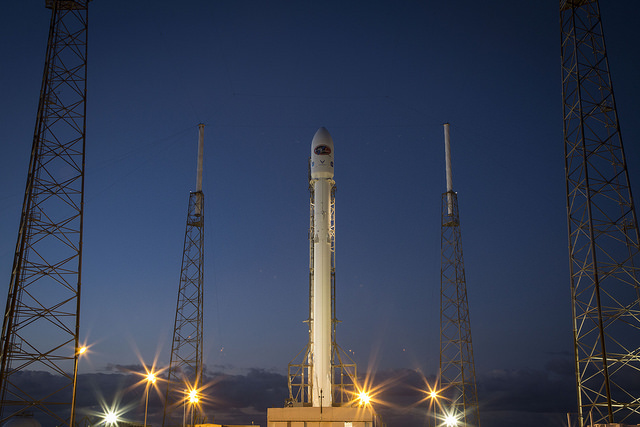
#> input picture skimage.data.rocket(), 640 x 427 px; the run also reads 3 pictures not shown here
$ python main.py
#> lines starting #> are read from the running program, lines starting #| are printed output that depends on the picture; after the words box and inside, x2 and y2 are one past the last pixel; in counts of white or black regions, pixels touching at a corner belong together
### image_utils.py
from skimage import data, color, exposure, morphology
from skimage.filters import (
    try_all_threshold,
    threshold_local,
    threshold_otsu,
    gaussian,
    sobel,
)
from skimage.transform import rotate, rescale, resize
# import matplotlib.pyplot as plt
from  matplotlib import pyplot as plt, patches
import numpy as np


def show_image(image, title="Image", cmap_type="gray"):
    plt.imshow(image, cmap=cmap_type)
    plt.title(title)
    plt.axis("off")
    plt.show()


def show_rgb_image(image, title="Image"):
    plt.imshow(image)
    plt.title(title)
    plt.axis("off")
    plt.show()


def import_image(image_file):
    return plt.imread(image_file)


def flip_ops(image, direction=None):
    selection = {"up": np.flipud, "horizontal": np.fliplr}
    chosen = selection[direction]
    return chosen(image)


def image_size(image):
    return image.size


def image_shape(image):
    return image.shape


def tune_rgb(image, rgb):
    return image[:, :, rgb]


# [6 lines left out: function get_rgb_channels, not called in this run]


def show_histogram(image, title="Title", bins=256):
    plt.hist(image.ravel(), bins)
    plt.title(title)
    plt.show()


def plot_comparison(original_image, filtered_image, title_filtered):

    fig, (ax1, ax2) = plt.subplots(ncols=2, figsize=(8, 6), sharex=True, sharey=True)

    ax1.imshow(original_image, cmap=plt.cm.gray)
    ax1.set_title("original")
    ax1.axis("off")
    ax2.imshow(filtered_image, cmap=plt.cm.gray)
    ax2.set_title(title_filtered)
    ax2.axis("off")
    plt.show()


def show_image_contours(original_image, contours):

    plt.imshow(original_image, cmap="gray")

    for contour in contours:
        plt.plot(contour[:, 1], contour[:, 0])

    plt.axis("off")
    plt.show()


def rotate_image(image, degree: int):
    return rotate(image, degree)


def rescale_image(image, scale, channel_axis=-1):
    return rescale(image, scale, channel_axis=channel_axis)


def resize_image(image, size: tuple[int, int], x_smaller=None, antialias=False):
    """Resize the image proportionally"""
    height, width = size
    if x_smaller is None:
        resized_image = resize(image, (height, width), anti_aliasing=antialias)
    else:
        height = int(image.shape[0] / x_smaller)
        width = int(image.shape[1] / x_smaller)
        resized_image = resize(image, (height, width), anti_aliasing=antialias)

    return resized_image


# [9 lines left out: function get_contour, not called in this run]


def show_image_with_corners(image, coords, title="Corners detected"):

    plt.imshow(image, interpolation="nearest", cmap="gray")
    plt.title(title)
    plt.plot(coords[:, 1], coords[:, 0], "+r", markersize=15)
    plt.axis("off")
    plt.show()

# [42 lines left out: functions show_detected_face, getFace, mergeBlurryFace, not called in this run]

### main.py
import numpy as np
from skimage import data, color, exposure, morphology, measure
from skimage.filters import (
    try_all_threshold,
    threshold_local,
    threshold_otsu,
    gaussian,
    sobel,
)
from skimage.restoration import inpaint, denoise_tv_chambolle, denoise_bilateral
from skimage.transform import rotate, rescale
from skimage.util import random_noise
from skimage.segmentation import slic
from skimage import io
from skimage.feature import (
    canny,
    corner_harris,
    corner_peaks,
    Cascade
)
import matplotlib.pyplot as plt
import image_utils as img


def main():

    # -------------------------
    # RGB to grayscale
    # -------------------------

    rocket = data.rocket()
#> rocket is the input picture: shape (427, 640, 3); mean R, G, B 52.3, 61.3, 82.3

    grayscale = color.rgb2gray(rocket)

    img.show_image(rocket, "Original RGB image")
    img.show_image(grayscale, "Grayscale")

    # -------------------------
    # Import and flip image
    # -------------------------

    lil_girl = img.import_image(
        r"images\little_girl.jpg"
    )

    print(type(lil_girl))
#| <class 'numpy.ndarray'>
    print(lil_girl.shape)
#| (341, 510, 3)
    print(lil_girl.size)
#| 521730

    img.show_image(lil_girl, "Original")

    horizontally_flipped = img.flip_ops(
        lil_girl,
        "horizontal"
    )

    img.show_image(
        horizontally_flipped,
        "Horizontal Image"
    )

    # -------------------------
    # RGB channels
    # -------------------------

    red_image = lil_girl.copy()

    red_image[:, :, 1] = 0
    red_image[:, :, 2] = 0

    img.show_rgb_image(
        red_image,
        "Red Channel"
    )

    img.show_histogram(
        lil_girl,
        "Original Image"
    )

    lady_red = img.import_image(
        r"images\lady_red.jpg"
    )
#> call 2 of import_image, with image_file = 'images\\lady_red.jpg'
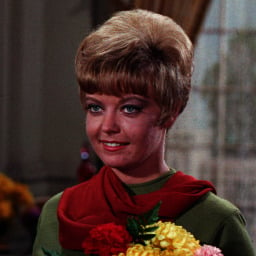
#> input picture images/lady_red.jpg, 256 x 256 px, found by its file name
#> in import_image, returned value is the input picture: shape (256, 256, 3); mean R, G, B 75.8, 52.6, 46.4

    get_red_channel = img.tune_rgb(
        lady_red,
        2
    )

    img.show_histogram(
        get_red_channel,
        "Red Channel"
    )

    # -------------------------
    # Thresholding
    # -------------------------

    lady_image_gray = color.rgb2gray(
        lady_red
    )

    thresh = threshold_otsu(
        lady_image_gray
    )
#> thresh = 0.285

    two_tone_image = (
        lady_image_gray > thresh
    )
#> two_tone_image: shape (256, 256) bool; 29% white; 59 white regions (45 under 20 px), largest, box (x1, y1, x2, y2) and area: (81, 0, 256, 256) 15464, (126, 221, 223, 256) 1814, (86, 104, 114, 132) 440

    img.show_image(
        two_tone_image,
        "Two Tone Image"
    )

    block_size = 35

    local_threshold = threshold_local(
        lady_image_gray,
        block_size,
        offset=0.09
    )

    binary_local = (
        lady_image_gray > local_threshold
    )
#> binary_local: shape (256, 256) bool; 94.9% white; 163 black regions (133 under 20 px), largest, box (x1, y1, x2, y2) and area: (146, 215, 227, 256) 443, (186, 0, 211, 63) 333, (138, 4, 187, 31) 252

    img.show_image(
        binary_local,
        "Local Thresholding"
    )

    # # -------------------------
    # # Gaussian filter
    # # -------------------------

    img3 = img.import_image(r"images\me.jpg")
#> call 3 of import_image, with image_file = 'images\\me.jpg'
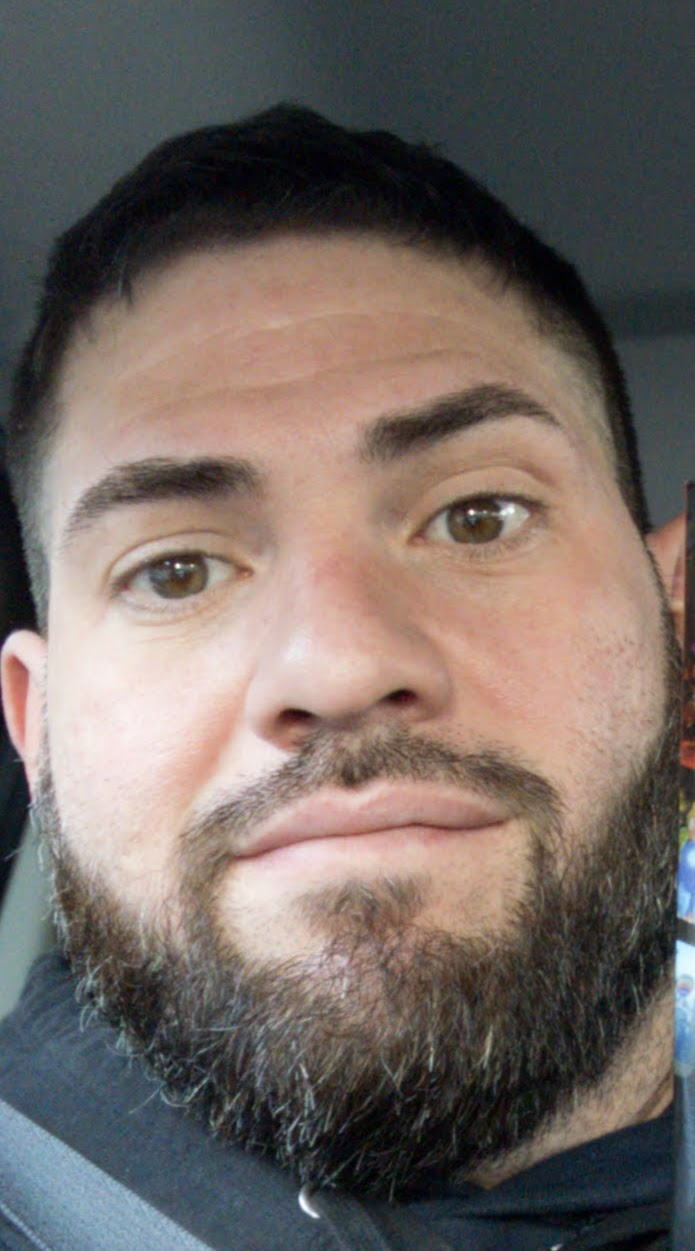
#> input picture images/me.jpg, 695 x 1251 px, found by its file name
#> in import_image, returned value is the input picture: shape (1251, 695, 3); mean R, G, B 115, 104.8, 99.7

    gaussian_image = gaussian(
        img3,
        channel_axis=-1
    )

    img.plot_comparison(
        img3,
        gaussian_image,
        "Blurred with love"
    )

    # -------------------------
    # Histogram equalization
    # -------------------------

    img3_gray = color.rgb2gray(img3)

    image_eq = exposure.equalize_hist(
        img3_gray
    )

    image_eq_adapt = exposure.equalize_adapthist(
        img3_gray,
        clip_limit=0.03
    )

    img.show_image(
        img3_gray,
        "Original"
    )

    img.show_image(
        image_eq,
        "Histogram Equalized"
    )

    img.show_image(
        image_eq_adapt,
        "Adaptive Histogram Equalized"
    )

    # -------------------------
    # Rotation
    # -------------------------

    rotated_image = rotate(
        img3,
        90
    )

    img.show_rgb_image(
        rotated_image,
        "Rotated 90 Degrees"
    )

    # -------------------------
    # Rescaling
    # -------------------------

    scaled_one_quarter = rescale(
        img3,
        1 / 4,
        channel_axis=-1
    )

    scaled_one_thirtieth = rescale(
        img3,
        1 / 30,
        channel_axis=-1
    )

    img.show_rgb_image(
        scaled_one_thirtieth,
        "Scaled Down"
    )

    img.plot_comparison(
        scaled_one_quarter,
        scaled_one_thirtieth,
        "Image Scale Comparison"
    )

    # -------------------------
    # Custom resize function
    # -------------------------

    resized_a = img.resize_image(
        img3,
        (1150, 900)
    )

    resized_b = img.resize_image(
        img3,
        (800, 600),
        50
    )

    img.plot_comparison(
        resized_a,
        resized_b,
        "Resized Image Comparison"
    )

    # -------------------------
    # Adaptive equalization
    # -------------------------

    original_image = data.coffee()
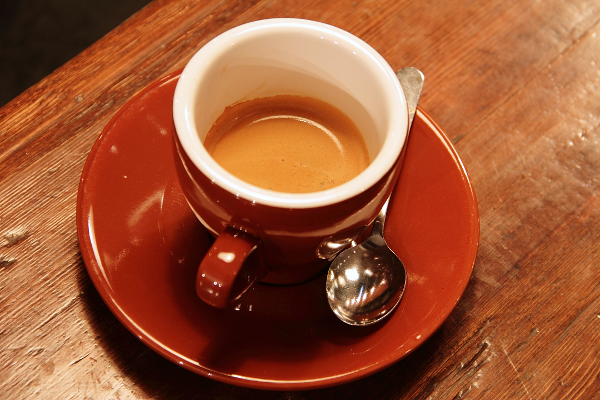
#> input picture skimage.data.coffee(), 600 x 400 px
#> original_image is the input picture: shape (400, 600, 3); mean R, G, B 158.6, 85.8, 51.5

    adapthist_eq_image = exposure.equalize_adapthist(
        original_image,
        clip_limit=0.03
    )

    img.plot_comparison(
        original_image,
        adapthist_eq_image,
        "#ImageProcessingDatacamp"
    )

    # -------------------------
    # Morphology - Erosion
    # -------------------------

    image_horse = data.horse()
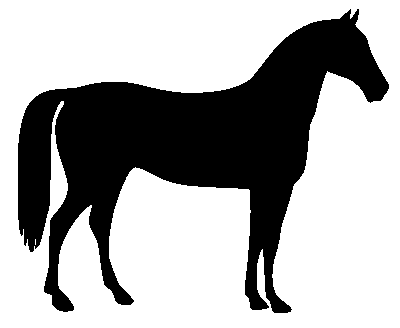
#> input picture skimage.data.horse(), 400 x 328 px
#> image_horse is the input picture: shape (328, 400) bool; 66.9% white; 1 black region, box (x1, y1, x2, y2) and area: (18, 9, 389, 313) 43412

    # Horse is False, background is True.
    # Invert so horse becomes foreground.
    image_horse = np.logical_not(
        image_horse
    )

    footprint = morphology.footprint_rectangle(
        (12, 6)
    )

    eroded_image = morphology.erosion(
        image_horse,
        footprint=footprint
    )
#> eroded_image: shape (328, 400) bool; 26% white; 5 white regions (2 under 20 px), largest, box (x1, y1, x2, y2) and area: (20, 19, 384, 305) 34061, (116, 290, 125, 299) 26, (273, 300, 281, 307) 21

    img.plot_comparison(
        image_horse,
        eroded_image,
        "Erosion"
    )

    # ----------------------
    # Morphology Dilatation
    # ----------------------

    dilated_image = morphology.dilation(
        image_horse
    )
#> dilated_image: shape (328, 400) bool; 34.7% white; 1 white region, box (x1, y1, x2, y2) and area: (17, 8, 390, 314) 45466

    img.plot_comparison(
        image_horse,
        dilated_image,
        "Dialated Horse"
    )

    # -----------------------------
    # Image Restruction inpainting
    # -----------------------------

    defect_image = plt.imread(r"images\damaged_astronaut.png")
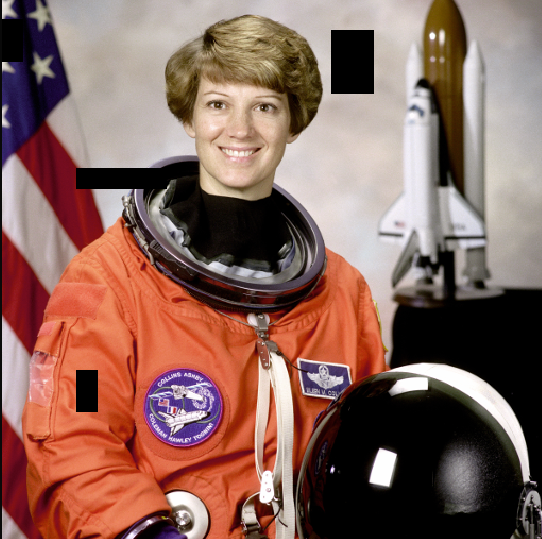
#> input picture images/damaged_astronaut.png, 542 x 539 px, found by its file name
#> defect_image is the input picture: shape (539, 542, 3) float32; mean R, G, B 0.541, 0.403, 0.366

    mask = np.zeros(defect_image.shape[:-1])

    mask[110:250, 160:220] = 1

    restored_image = inpaint.inpaint_biharmonic(
        defect_image,
        mask,
        channel_axis = -1
    )
    img.show_image(restored_image, "This image is repaired")

    # ----------------------------
    # Image Noise
    # ----------------------------

    # Add noise to image
    noise_image = random_noise(img3)
    img.show_image(noise_image, "Image with noise")

    # TV_Chambolle
    denoised_image  = denoise_tv_chambolle(
        noise_image,
        weight=0.1,
        channel_axis=-1
    )

    img.show_image(denoised_image, "Image Denoised")

    # Apply Bilatera filter denoising

    denoised_bilateral = denoise_bilateral(noise_image, channel_axis=-1)
    img.show_image(denoised_bilateral, "Denoised Bilateral")

    # ----------------
    # Segmentation
    # ----------------

    """
        Unsupervised segmentation: attempt to subdivide automatically with no prior knowledge
        Simple Linear Interative Clustering (SLIC)
    """

    # Create the lables or segments
    segments = slic(img3)
#> segments: shape (1251, 695) int64; 72 distinct labels, from 1 to 72
    # Put lables ontop of the original image to compare
    segmented_image = color.label2rgb(segments, img3, kind='avg')

    img.show_image(img3, "Original Image")
    img.show_image(segmented_image, "Segmented Image")

    """ Achive more segmentes using n_segments """
    segmented_n_segments = slic(img3, n_segments=400)
#> segmented_n_segments: shape (1251, 695) int64; 379 distinct labels, from 1 to 379
    segmented_image = color.label2rgb(segmented_n_segments, img3, kind='avg')

    # img.show_image(segmented_n_segments, "Image with specified segments")

    # ------------------------------
    # Contures using scikit-image
    # ------------------------------

    image_2_gray = color.rgb2gray(img3)

    # img.show_image(image_2_gray, "Gray Image")

    # Make the image black and white
    thresh = threshold_otsu(image_2_gray)
#> thresh = 0.434

    # Apply thresholding
    threasholding = image_2_gray > thresh
#> threasholding: shape (1251, 695) bool; 45.6% white; 277 white regions (225 under 20 px), largest, box (x1, y1, x2, y2) and area: (0, 242, 667, 1042) 363420, (0, 1099, 216, 1251) 15171, (533, 940, 695, 1188) 9737

    # find contours
    contours = measure.find_contours(threasholding, 0.8)
#> contours = 523 point arrays, longest 5541 points

    img.show_image_contours(img3, contours)

    # # ------------------------
    # # Countining Coins
    # #-------------------------

    # Get coin image
    coin_image2gray = data.coins()
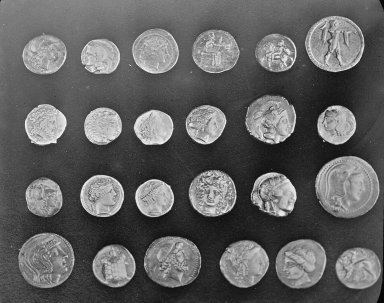
#> input picture skimage.data.coins(), 384 x 303 px
#> coin_image2gray is the input picture: shape (303, 384); min 1, max 252, mean 96.9

    # # Apply thresholding
    coin_thresh = threshold_otsu(coin_image2gray)
#> coin_thresh = 107

    # # Get threshold
    coin_thresholding = coin_image2gray > coin_thresh
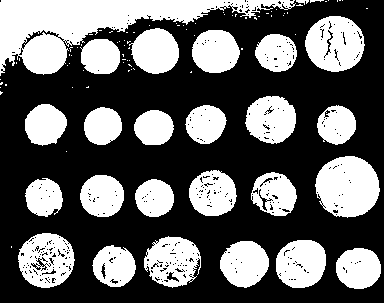
#> coin_thresholding: shape (303, 384) bool; 38.8% white; 96 white regions (70 under 20 px), largest, box (x1, y1, x2, y2) and area: (0, 0, 296, 76) 8792, (315, 156, 380, 218) 3062, (305, 16, 365, 72) 2459

    # Detect edges
    coin_edges = sobel(coin_image2gray)
    img.show_image(
            coin_edges,
            "Sobel edges"
        )

    edge_thresh = threshold_otsu(coin_edges)
#> edge_thresh = 0.144

    coin_edges_bw = coin_edges > edge_thresh

    # Find Contoursz
    get_coin_contours = measure.find_contours(
        coin_edges,
        0.8
    )
#> get_coin_contours = []

    # Create list with the shape of each contour
    shape_contours = [
        cnt.shape[0] for cnt in get_coin_contours]
#> shape_contours = []

    # read your contour list
    print(shape_contours, end="\n\n")

    # associate a number with an actual contour
    for i, contour in enumerate(get_coin_contours):
        print(i, contour.shape[0])
#> this loop made 0 passes

    coin_contours = []

    for contour in get_coin_contours:

        # Number of points in contour
        points = contour.shape[0]

        # Get contour boundaries
        x_min = contour[:, 1].min()
        x_max = contour[:, 1].max()

        y_min = contour[:, 0].min()
        y_max = contour[:, 0].max()

        # Calculate width and height
        width = x_max - x_min
        height = y_max - y_min

        # Compare width and height
        ratio = width /height

        # DEBUG: print larger contours so we can inspect them
        if points > 100:
            print(
                "points:", points,
                "width:", round(width, 1),
                "height:", round(height, 1),
                "ratio:", round(ratio, 2)
        )

        # Keep contours that look coin-like
        if(
            points > 150
            and width > 20
            and height > 20
            and 0.8 < ratio < 1.2
        ):
            coin_contours.append(contour)
#> after the loop, coin_contours = []

    img.show_image_contours(
        coin_image2gray,
        coin_contours
    )
    # # Set 50 as the maximum size of the coin shape
    # max_coin_shape = 50

    # # Count coins in the contours excluding bigger coin size
    # coin_contours = [
    #     cnt for cnt in get_coin_contours
    #     if np.shape(cnt)[0] < max_coin_shape]

    # # show all contours found
    # img.show_image_contours(coin_image2gray, get_coin_contours)

    # # print the coin count
    print("Number of coins: {}. ".format(len(coin_contours)))
#| Number of coins: 0.

    # ------------------------------------
    # Canny Edge detection from feature
    # ------------------------------------

    fruit = plt.imread(r"images\toronjas.jpg")

    # Convert to grayscale
    fruit_2gray = color.rgb2gray(fruit)

    # Apply Canny dectector
    canny_edges= canny( fruit_2gray)
    img.show_image(canny_edges, "Canny Detector!")
    canny_edge_0_5 = canny( fruit_2gray, sigma=1.8)
    img.show_image(canny_edge_0_5 , "Canny Detector!")

    # -----------------------------------------------------
    # Corner Detection
    #------------------------------------------------------

    japanese_gate = plt.imread(r"images\j_gate.jpg")
    j_graygate = color.rgb2gray(japanese_gate)
    measure_image= corner_harris(j_graygate)

    coords = corner_peaks(corner_harris(j_graygate), min_distance=15, threshold_rel=0.02)
#> coords = 85 pairs, first value 40 to 457, second value 16 to 596
    img.show_image(japanese_gate, "OG")
    img.show_image_with_corners(japanese_gate, coords)

    # -----------------------------------
    # Face Dectection
    # -----------------------------------
#> (the run stopped early here; a loop or call above may not have finished)
